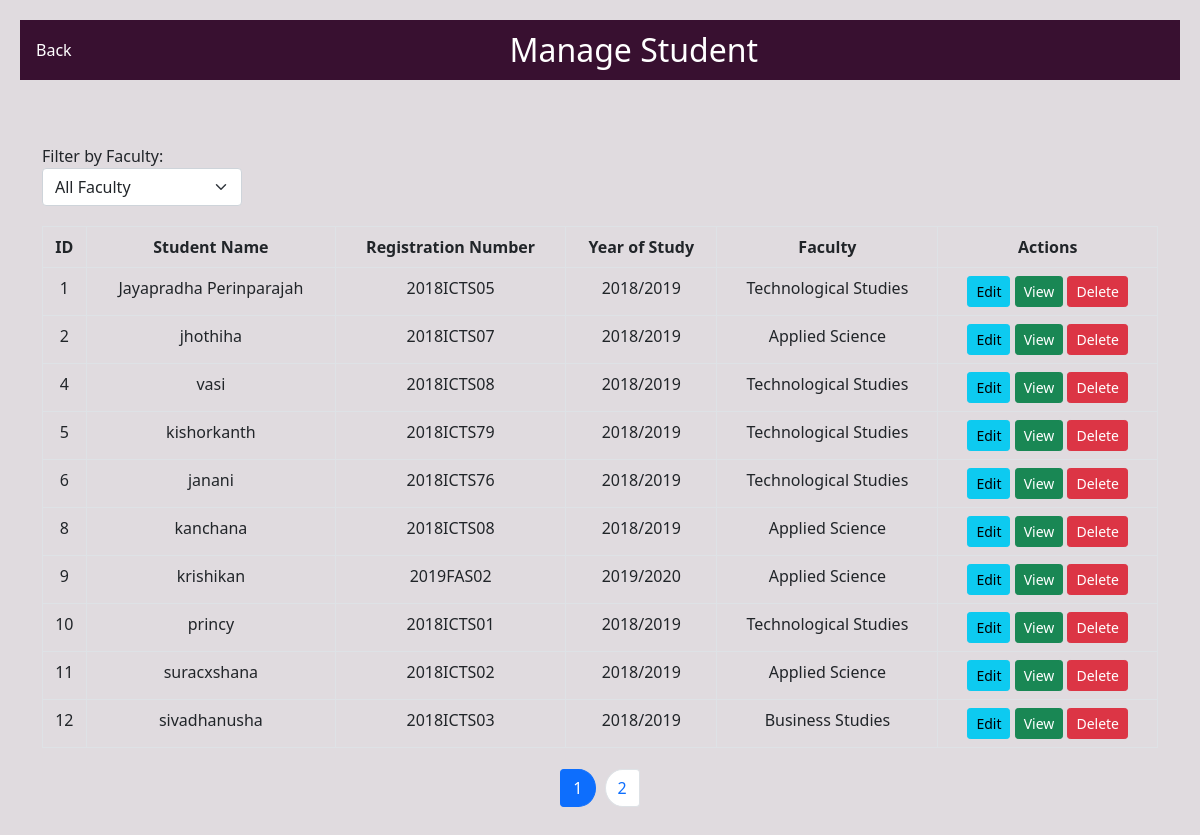
The app's page /pages/manageStudent.php with its own data.
### tables this page shows
CREATE TABLE `students` (
  `id` int(11) NOT NULL,
  `Year` varchar(255) DEFAULT NULL,
  `RegNo` varchar(255) NOT NULL,
  `StudentName` varchar(255) DEFAULT NULL,
  `age` int(11) DEFAULT NULL,
  `Faculty` enum('Technological Studies','Applied Science','Business Studies') DEFAULT NULL,
  `Email` varchar(255) DEFAULT NULL,
  `contactno` int(10) DEFAULT NULL,
  `Password` varchar(255) DEFAULT 'abcd'
);

### pages/manageStudent.php (the view, shortened to what this page needs)
<?php
include "../db_conn.php";
?>
<!DOCTYPE html>
<html>
<head>
    <link href="https://cdn.jsdelivr.net/npm/bootstrap@5.0.0-beta1/dist/css/bootstrap.min.css" rel="stylesheet">
</head>
<body>
    <div class="navbar">
        <a href="javascript:history.back()">
            <i class="fas fa-arrow-left"></i> Back
        </a>
        <h2>Manage Student</h2>
    </div>
    <div class="container">
        <br><br>
        <div class="form-group mt-3">
            <label for="facultyDropdown">Filter by Faculty:</label>
            <select class="form-select custom-dropdown" id="facultyDropdown" onchange="filterByFaculty(this.value)">
                <option value="">All Faculty</option>
            </select>
        </div>
        <table class="table table-bordered student-list">
            <thead>
                <tr>
                    <th>ID</th>
                    <th>Student Name</th>
                    <th>Registration Number</th>
                    <th>Year of Study</th>
                    <th>Faculty</th>
                    <th>Actions</th>
                </tr>
            </thead>
            <tbody>
                <?php
                function filterStudentsByFaculty($faculty, $conn) {
                    $query = "SELECT * FROM students";
                    $result = mysqli_query($conn, $query);
                    return $result;
                }
                $itemsPerPage = 10;
                $currentPage = isset($_GET['page']) ? intval($_GET['page']) : 1;
                $offset = ($currentPage - 1) * $itemsPerPage;
                $result = filterStudentsByFaculty('', $conn);
                $totalRows = mysqli_num_rows($result);
                $totalPages = ceil($totalRows / $itemsPerPage);
                $query = "SELECT * FROM students LIMIT $offset, $itemsPerPage";
                $result = mysqli_query($conn, $query);
                while ($row = mysqli_fetch_assoc($result)) {
                    $studentId = $row['id'];
                    $studentName = $row['StudentName'];
                    $regNo = $row['RegNo'];
                    $yearOfStudy = $row['Year'];
                    $faculty = $row['Faculty'];
                ?>
                    <tr class="faculty-row">
                        <td><?php echo $studentId; ?></td>
                        <td><?php echo $studentName; ?></td>
                        <td><?php echo $regNo; ?></td>
                        <td><?php echo $yearOfStudy; ?></td>
                        <td><?php echo $faculty; ?></td>
                        <td>
                            <a href="editStudent.php?id=<?php echo $studentId; ?>" class="btn btn-info btn-sm">Edit</a>
                            <a href="viewStudent.php?id=<?php echo $studentId; ?>" class="btn btn-success btn-sm">View</a>
                            <a href="deleteStudent.php?id=<?php echo $studentId; ?>" class="btn btn-danger btn-sm" onclick="return confirm('Are you sure you want to delete this student?')">Delete</a>
                        </td>
                    </tr>
                <?php
                }
                ?>
            </tbody>
        </table>
        <nav aria-label="Page navigation">
            <ul class="pagination">
                <?php
                for ($page = 1; $page <= $totalPages; $page++) {
                    $activeClass = $page === $currentPage ? ' active' : '';
                ?>
                    <li class="page-item<?php echo $activeClass; ?>"><a class="page-link" href="?page=<?php echo $page; ?>"><?php echo $page; ?></a></li>
                <?php
                }
                ?>
            </ul>
        </nav>
    </div>
</body>
</html>

### pages/manageStudent.php (style rules this page uses)
body { padding: 20px; background-color: #e0dbdf; }
.student-list { margin-top: 20px; }
.student-list th, .student-list td { text-align: center; }
.navbar { background-color: #381030; color: white; padding: 10px 0; text-align: center; }
.navbar h2 { margin: 0; flex-grow: 1; }
.navbar a { color: white; text-decoration: none; padding: 8px 16px; }
.custom-dropdown { max-width: 200px; width: 100%; }
.pagination { justify-content: center; }
.page-item { display: inline-block; margin: 5px; }
.page-link { border-radius: 50%; }

### records on screen
students: id "1", StudentName "Jayapradha Perinparajah", RegNo "2018ICTS05", Year "2018/2019", Faculty "Technological Studies"
students: id "2", StudentName "jhothiha", RegNo "2018ICTS07", Year "2018/2019", Faculty "Applied Science"
students: id "4", StudentName "vasi", RegNo "2018ICTS08", Year "2018/2019", Faculty "Technological Studies"
students: id "5", StudentName "kishorkanth", RegNo "2018ICTS79", Year "2018/2019", Faculty "Technological Studies"
students: id "6", StudentName "janani", RegNo "2018ICTS76", Year "2018/2019", Faculty "Technological Studies"
students: id "8", StudentName "kanchana", RegNo "2018ICTS08", Year "2018/2019", Faculty "Applied Science"
students: id "9", StudentName "krishikan", RegNo "2019FAS02", Year "2019/2020", Faculty "Applied Science"
students: id "10", StudentName "princy", RegNo "2018ICTS01", Year "2018/2019", Faculty "Technological Studies"
students: id "11", StudentName "suracxshana", RegNo "2018ICTS02", Year "2018/2019", Faculty "Applied Science"
students: id "12", StudentName "sivadhanusha", RegNo "2018ICTS03", Year "2018/2019", Faculty "Business Studies"
